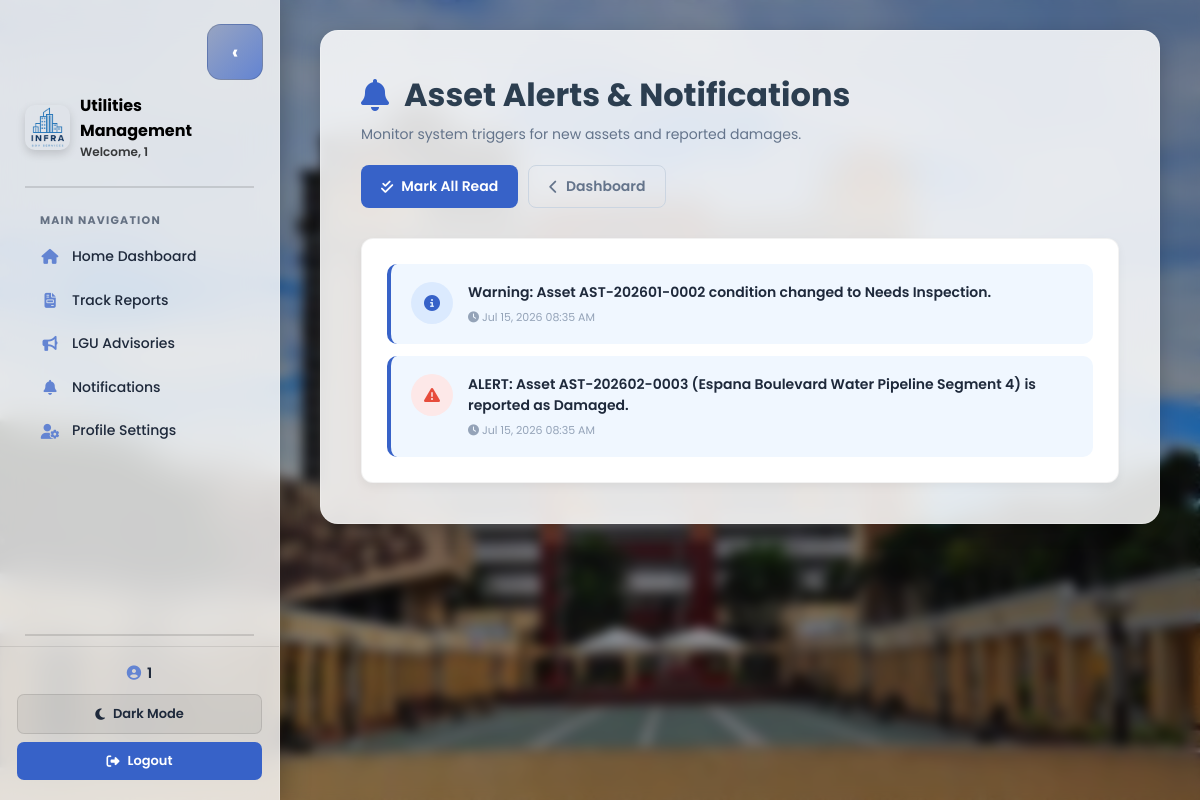
Screenshot of /assets_notifications.php (signed in) with the database file from the repository.
### tables this page shows
CREATE TABLE `asset_notifications` (
  `id` int(11) NOT NULL,
  `type` varchar(50) NOT NULL,
  `message` text NOT NULL,
  `read_status` tinyint(1) DEFAULT 0,
  `created_at` timestamp NOT NULL DEFAULT current_timestamp()
);

### assets_notifications.php (the view, shortened to what this page needs)
<?php
require_once 'includes/db.php';
$notifications = $pdo->query("SELECT * FROM asset_notifications ORDER BY created_at DESC LIMIT 50")->fetchAll();
?>
<!DOCTYPE html>
<html lang="en">
<head>
    <link rel="stylesheet" href="https://cdnjs.cloudflare.com/ajax/libs/font-awesome/6.4.0/css/all.min.css">
</head>
<body>
<?php include 'includes/utilities_sidebar.php'; ?>
<main class="main-content" id="mainContent">
    <div class="card">
        <div class="dashboard-header">
            <div>
                <h1><i class="fas fa-bell"></i> Asset Alerts & Notifications</h1>
                <p style="color: #64748b; font-size: 14px; margin-top: 5px;">Monitor system triggers for new assets and reported damages.</p>
            </div>
            <div style="display:flex; gap:10px;">
                <a href="assets_notifications.php?read_all=1" class="btn btn-primary"><i class="fas fa-check-double"></i> Mark All Read</a>
                <a href="assets_dashboard.php" class="btn btn-outline"><i class="fas fa-chevron-left"></i> Dashboard</a>
            </div>
        </div>
        <div class="notif-section">
            <?php if (empty($notifications)): ?>
                <div style="text-align: center; padding: 40px; color: #64748b;">No alerts or notifications recorded.</div>
            <?php else: ?>
                <div class="notif-list">
                    <?php foreach ($notifications as $n):
                        $iconClass = 'fa-info-circle';
                        $classSuffix = '';
                        if ($n['type'] === 'reported_damaged') {
                            $iconClass = 'fa-exclamation-triangle';
                            $classSuffix = ' damaged';
                        } elseif ($n['type'] === 'asset_created') {
                            $iconClass = 'fa-plus-circle';
                        }
                    ?>
                        <div class="notif-item <?php echo $n['read_status'] == 0 ? 'unread' : ''; ?>">
                            <div class="notif-icon <?php echo $classSuffix; ?>">
                                <i class="fas <?php echo $iconClass; ?>"></i>
                            </div>
                            <div class="notif-content">
                                <div class="notif-message"><?php echo htmlspecialchars($n['message']); ?></div>
                                <div class="notif-time"><i class="fas fa-clock"></i> <?php echo date('M d, Y h:i A', strtotime($n['created_at'])); ?></div>
                            </div>
                        </div>
                    <?php endforeach; ?>
                </div>
            <?php endif; ?>
        </div>
    </div>
</main>
</body>
</html>

### assets_notifications.php (style rules this page uses)
* { margin: 0; padding: 0; box-sizing: border-box; font-family: 'Poppins', sans-serif; }
body { min-height: 100vh; display: flex; background: url("assets/images/cityhall.jpeg") center/cover no-repeat fixed; position: relative; }
body::before { content: ""; position: absolute; top: 0; left: 0; width: 100%; height: 100%; backdrop-filter: blur(6px); background: rgba(0, 0, 0, 0.35); z-index: 0; }
.main-content { flex: 1; margin-left: 280px; padding: 30px 40px; transition: margin-left 0.25s ease; z-index: 1; position: relative; }
.card { width: 100%; max-width: 1700px; background: rgba(255, 255, 255, 0.85); backdrop-filter: blur(15px); border-radius: 18px; padding: 40px; color: #000; box-shadow: 0 6px 20px rgba(0,0,0,0.2); border: 1px solid rgba(255,255,255,0.25); }
.dashboard-header { display: flex; justify-content: space-between; align-items: center; margin-bottom: 30px; flex-wrap: wrap; gap: 20px; }
.dashboard-header h1 { color: #2c3e50; font-size: 32px; font-weight: 700; display: flex; align-items: center; gap: 15px; }
.dashboard-header h1 i { color: #3762c8; }
.btn { padding: 10px 20px; border-radius: 8px; font-weight: 600; font-size: 14px; border: none; cursor: pointer; transition: all 0.3s ease; display: inline-flex; align-items: center; gap: 8px; text-decoration: none; }
.btn-primary { background: #3762c8; color: white; }
.btn-outline { background: transparent; border: 1px solid #cbd5e1; color: #64748b; }
.notif-section { background: white; border-radius: 12px; padding: 25px; box-shadow: 0 4px 10px rgba(0,0,0,0.05); border: 1px solid rgba(0,0,0,0.05); }
.notif-list { display: flex; flex-direction: column; gap: 12px; }
.notif-item { display: flex; gap: 15px; padding: 18px 20px; border-radius: 10px; background: #f8fafc; border-left: 4px solid #cbd5e1; transition: all 0.2s; }
.notif-item.unread { background: #f0f7ff; border-left-color: #3762c8; }
.notif-icon { width: 42px; height: 42px; border-radius: 50%; background: #e2e8f0; color: #64748b; display: flex; align-items: center; justify-content: center; font-size: 16px; flex-shrink: 0; }
.notif-item.unread .notif-icon { background: #dbeafe; color: #3762c8; }
.notif-icon.damaged { background: #fde8e8 !important; color: #e74c3c !important; }
.notif-content { flex-grow: 1; }
.notif-message { font-size: 14px; color: #1e293b; font-weight: 500; }
.notif-item.unread .notif-message { font-weight: 600; }
.notif-time { font-size: 11px; color: #94a3b8; margin-top: 6px; }

### includes/utilities_sidebar.php (style rules this page uses)
.main-content { margin-left: 280px; transition: margin-left 0.25s ease; }

### rows the page displays
asset_notifications: message "Warning: Asset AST-202601-0002 condition changed to Needs Inspection.", created_at "Jul 15, 2026 08:35 AM"
asset_notifications: message "ALERT: Asset AST-202602-0003 (Espana Boulevard Water Pipeline Segment 4) is reported as Damaged.", created_at "Jul 15, 2026 08:35 AM"

### other values shown
$userName "1"
